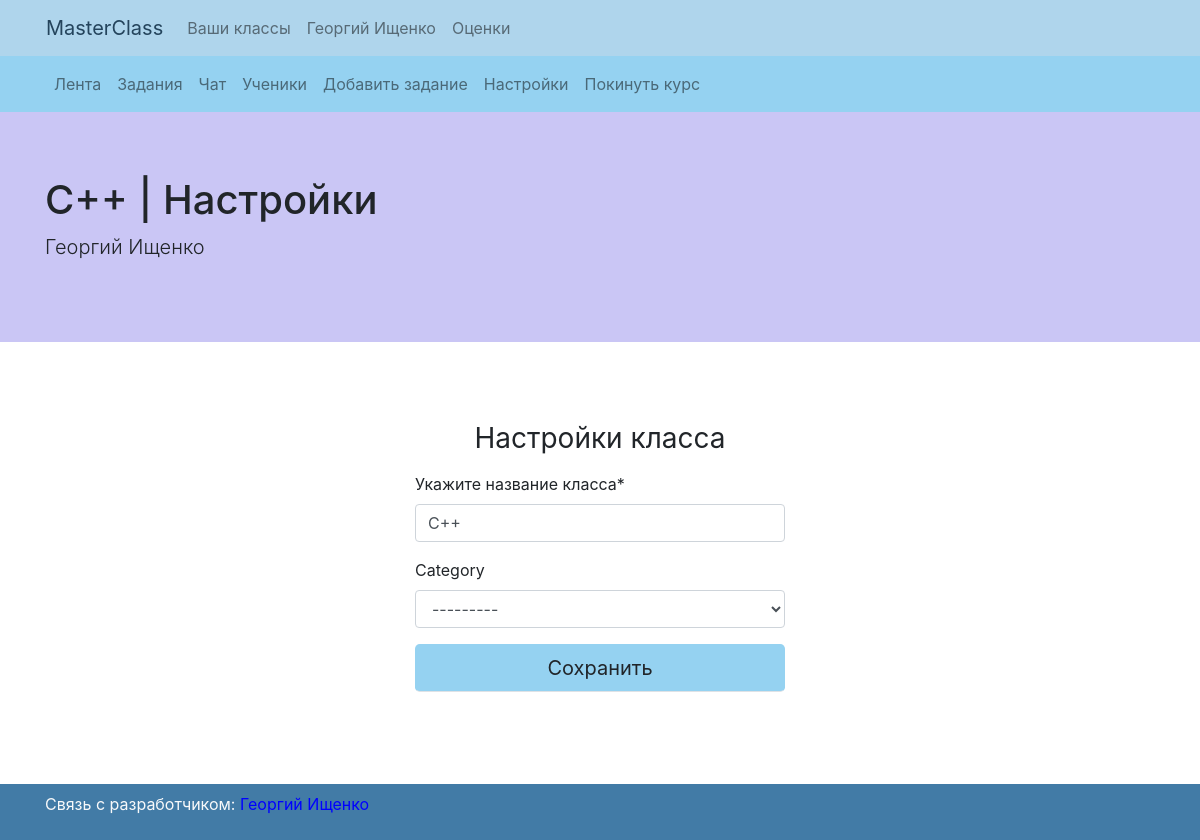
Before: /classes/С++-19/settings (signed in) with the older database file.
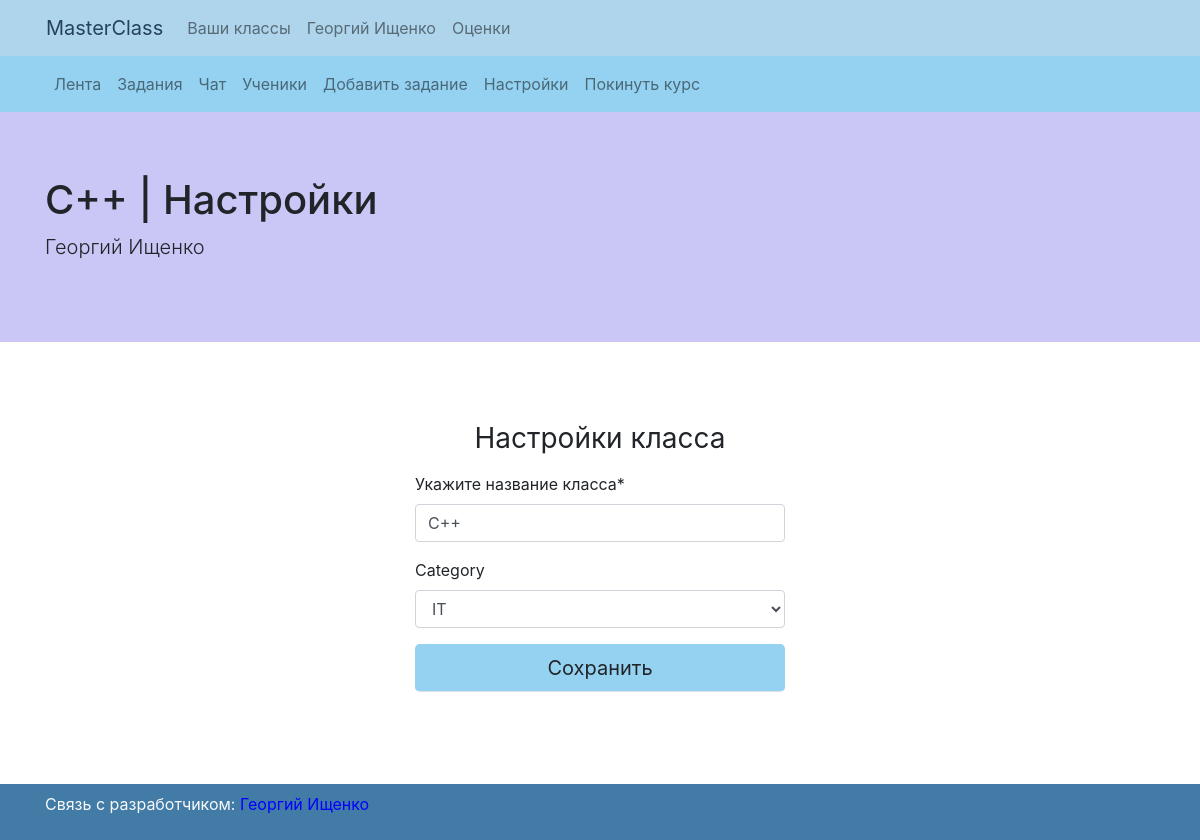
After: the same page with the newer database file.
### my_class/models.py (models this page shows, shortened)
class Class(models.Model):
    IT = 'IT'
    ALGEBRA = 'AL'
    BIOLOGY = 'BI'
    GEOMETRY = 'GM'
    GEOGRAPHY = 'GG'
    LINGUISTICS = 'LG'
    MATH = 'MA'
    CATEGORIES = [
        (IT, 'IT'),
        (ALGEBRA, 'Алгебра'),
        (BIOLOGY, 'Биология'),
        (GEOMETRY, 'География'),
        (GEOGRAPHY, 'Геометрия'),
        (LINGUISTICS, 'Лингвистика'),
        (MATH, 'Математика')
    ]
    name = models.CharField(max_length=128)
    teacher = models.ForeignKey(settings.AUTH_USER_MODEL, on_delete=models.CASCADE, null=True, blank=True)
    category = models.CharField(max_length=32, choices=CATEGORIES, blank=True, null=True)
    class Meta:
        verbose_name = "Классы"
        verbose_name_plural = "Классы"
    def get_absolute_url_feed(self):
        return reverse('feed', kwargs={'name': self.name, 'pk': self.pk})
    def get_absolute_url_tasks(self):
        return reverse('tasks', kwargs={'name': self.name, 'pk': self.pk})
    def get_absolute_url_task_add(self):
        return reverse('task-add', kwargs={'name': self.name, 'pk': self.pk})
    def get_absolute_url_students(self):
        return reverse('students', kwargs={'name': self.name, 'pk': self.pk})
    def get_absolute_url_settings(self):
        return reverse('settings', kwargs={'name': self.name, 'pk': self.pk})
    def get_absolute_url_leave(self):
        return reverse('leave', kwargs={'name': self.name, 'pk': self.pk})

### my_class/views.py (the view)
# urls.py: path('classes/<str:name>-<int:pk>/settings', class_settings, name='settings'),
@login_required
def class_settings(request, name, pk):
    current_class = get_object_or_404(Class, pk=pk)
    if request.method == 'POST':
        form = ClassSettings(request.POST, instance=current_class)
        if form.is_valid():
            current_class = form.save()
            return redirect('/classes/' + current_class.name + '-' + str(pk) + '/settings')
    else:
        class_settings_form = ClassSettings(instance=current_class)
        is_teacher = False
        if current_class.teacher == request.user:
            is_teacher = True
        return render(request, 'class_settings.html', {
            'class': current_class,
            'is_teacher': is_teacher,
            'class_settings_form': class_settings_form,
        })

### my_class/forms.py
class ClassSettings(forms.ModelForm):
	name = forms.CharField(
		label='Укажите название класса',
		widget=forms.TextInput(attrs={'placeholder': 'Класс'}))
	class Meta:
		model = Class
		fields = ('name', 'category')

### my_class/models.py (called while the page is built)
    def is_teacher(self):
        if len(Class.objects.filter(teacher=self.user)) > 0:
            return True
        else:
            return False

### my_class/templates/class_settings.html (shortened to what this page needs)
{% extends "base.html" %}
{% block content %}
{% include 'class_nav.html' %}
<div class="jumbotron jumbotron-fluid" style="background-color: #CAC6F5;">
  <div class="container">
    <h1 class="display-5">{{class.name}} | Настройки</h1>
    <p class="lead">{{class.teacher.first_name}} {{class.teacher.last_name}}</p>
  </div>
</div>
<div class="container py-5" style="width: 25rem;">
        {% load crispy_forms_tags %}
        <form class="" method="POST" action="">
          <h1 class="h3 mb-3 font-weight-normal text-center">Настройки класса</h1>
          {{ class_settings_form|crispy }}
          <button class="btn btn-lg btn-block border-bottom" type="submit"
          style="background-color: #95D2F1;">Сохранить</button>
        </form>
</div>
{% endblock %}

Changed rows visible on the page:
changed Class "Георгий": category "---------" → "IT"
